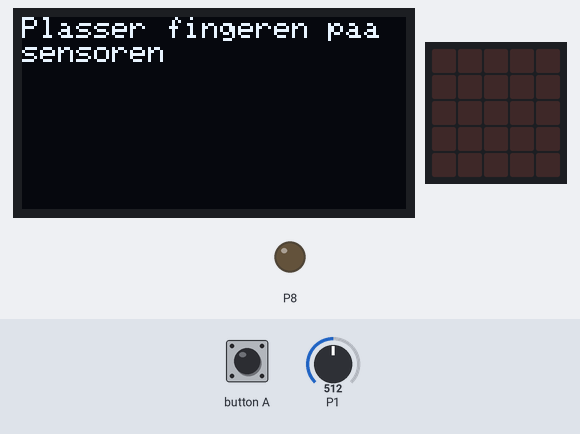
Bench run of a program on a simulated BBC micro:bit (MakeCode). Parts: 128×64 one-colour display, the board's 5×5 LED display, output pins drawn as LEDs (lit = HIGH). The inputs (shaded band) are chosen by the test bench; at power-on: P1 = 512 (analog values on the 0–1023 scale).

Above: at 5.0 s.
5.1 s: button A pressed for 0.15 s
At 8.4 s:
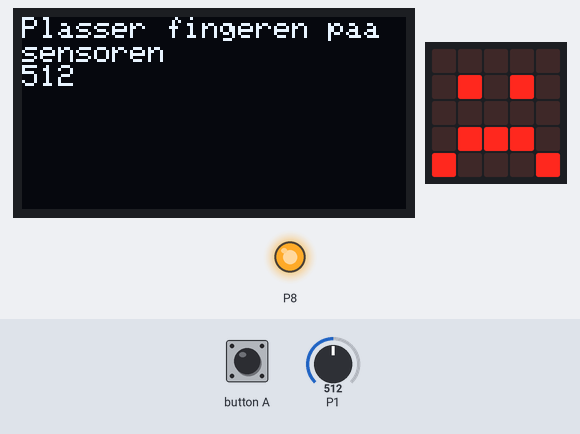
9.0 s: button A pressed for 0.15 s
At 11.1 s:
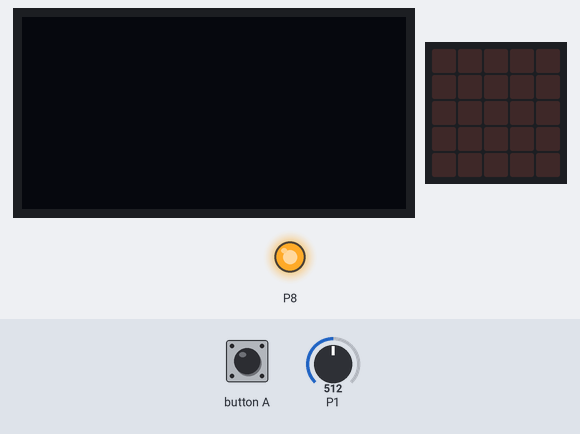
At 13.1 s:
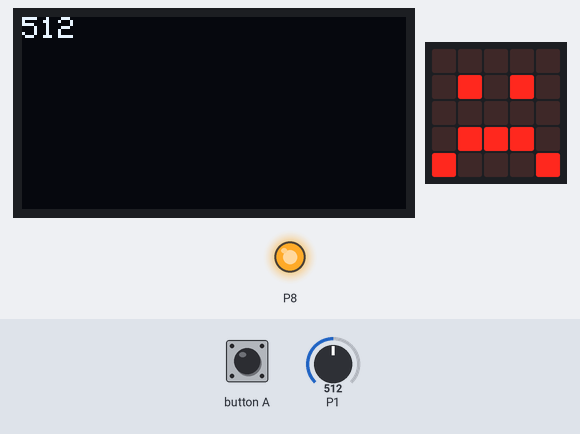
Timing chart, 0 to 14.6 s (numbered marks = the images above; inputs shaded):
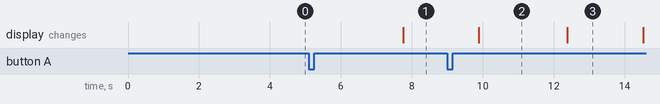

Measured:
- after the input at 5.1 s, P8: LOW → HIGH after 2.7 s; the display: changes after 2.7 s (image 1)
- after the input at 9.0 s, the display: first differs from a run without the input after 3.4 s (image 3)
- what the display in image 2 shows lasts 2.5 s, from 9.9 s to 12.4 s

The program:

main.ts
```typescript
input.onButtonPressed(Button.A, function () {
    fuktighetsmåling = 0
    antall_målinger_løgndetektor = 5
    for (let index = 0; index < antall_målinger_løgndetektor; index++) {
        fuktighetsmåling += pins.analogReadPin(AnalogPin.P1)
        basic.pause(500)
    }
    løgndetektor_gjennomsnitt = Math.idiv(fuktighetsmåling, antall_målinger_løgndetektor)
    OLED.writeNumNewLine(løgndetektor_gjennomsnitt)
    if (løgndetektor_gjennomsnitt >= gjennomsnitt_oppstart + 3 * standardavvik) {
        pins.digitalWritePin(DigitalPin.P8, 1)
        basic.showIcon(IconNames.Sad)
        basic.pause(1500)
        basic.clearScreen()
        OLED.clear()
    } else {
        pins.digitalWritePin(DigitalPin.P8, 0)
    }
})
let løgndetektor_gjennomsnitt = 0
let antall_målinger_løgndetektor = 0
let fuktighetsmåling = 0
let standardavvik = 0
let kvadratavvik = 0
let gjennomsnitt_oppstart = 0
let baseline_sum_av_alle_målinger = 0
OLED.init(128, 64)
OLED.writeStringNewLine("Plasser fingeren paa sensoren")
basic.pause(3000)
pins.digitalWritePin(DigitalPin.P8, 0)
let antall_målinger_baseline = 30
let list: number[] = []
for (let index = 0; index < antall_målinger_baseline; index++) {
    list.push(pins.analogReadPin(AnalogPin.P1))
    baseline_sum_av_alle_målinger += pins.analogReadPin(AnalogPin.P1)
    basic.pause(1500)
}
gjennomsnitt_oppstart = Math.idiv(baseline_sum_av_alle_målinger, antall_målinger_baseline)
OLED.writeStringNewLine("Gjennomsnittet er: ")
OLED.writeNumNewLine(gjennomsnitt_oppstart)
for (let verdi of list) {
    kvadratavvik += (verdi - gjennomsnitt_oppstart) * (verdi - gjennomsnitt_oppstart)
}
standardavvik = Math.sqrt(kvadratavvik / antall_målinger_baseline)
OLED.writeStringNewLine("Standardavviket er")
OLED.writeNumNewLine(standardavvik)
```

test.ts
```typescript
// testene settes inn her; disse vil ikke kompilert så lenge denne pakken blir brukt som en utvidelse.
```
